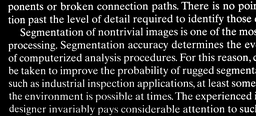
#> input picture Problem 8/resource/Fig0929(a)(text_image).tif, 256 x 116 px, shrunk from 2018 x 918 before the run
$ python run.py
#> lines starting #> are read from the running program, lines starting #| are printed output that depends on the picture; after the words box and inside, x2 and y2 are one past the last pixel; in counts of white or black regions, pixels touching at a corner belong together
### Problem 8/morphologyAlgorithm.py
import numpy as np

def erosionOperate(originalImage, B):
    m, n = originalImage.size
    erosionImage = originalImage.copy()
    a, b = B.shape
    x2 = int(b / 2)
    y2 = int(a / 2)

    inputPixMatrix = originalImage.load()
    outputPixMatrix = erosionImage.load()

    for x in range(m):
        for y in range(n):
            if inputPixMatrix[x, y] != 0:
                flag = False
                for i in range(-x2, x2 + 1):
                    for j in range(-y2, y2 + 1):
                        if x + i < 0 or x + i >= m or y + j < 0 or y + j >= n:
                            flag = True
                            break
                        if B[j + y2][i + x2] == 1 and inputPixMatrix[x + i, y + j] == 0:
                                flag = True
                                break
                    if flag == True:
                        outputPixMatrix[x, y] = 0
                        break

    return erosionImage

def dilationOperate(originalImage, B):
    m, n = originalImage.size
    dilationImage = originalImage.copy()
    a, b = B.shape
    x2 = int(b / 2)
    y2 = int(a / 2)

    inputPixMatrix = originalImage.load()
    outputPixMatrix = dilationImage.load()

    for x in range(m):
        for y in range(n):
            if inputPixMatrix[x, y] == 0:
                flag = False
                for i in range(-x2, x2 + 1):
                    for j in range(-y2, y2 + 1):
                        if x + i < 0 or x + i >= m or y + j < 0 or y + j >= n:
                            continue
                        if B[j + y2][i + x2] == 1 and inputPixMatrix[x + i, y + j] != 0:
                            flag = True
                            break
                    if flag == True:
                        outputPixMatrix[x, y] = 255
                        break

    return dilationImage

def reconstructionOperate(originalImage, erosionImage, B):
    m, n = erosionImage.size
    reconstructionImage = erosionImage.copy()

    erosionPixs = erosionImage.load()
    originalPixs = originalImage.load()
    outputPixMatrix = reconstructionImage.load()

    a, b = B.shape
    x2 = int(b / 2)
    y2 = int(a / 2)

    while 1:
        flag1 = True
        for x in range(m):
            for y in range(n):
                if originalPixs[x, y] == 0:
                    if erosionPixs[x, y] != 0:
                        flag1 = False
                    outputPixMatrix[x, y] = 0
                    continue
                if erosionPixs[x, y] == 0:
                    flag2 = False
                    for i in range(-x2, x2 + 1):
                        for j in range(-y2, y2 + 1):
                            if x + i < 0 or x + i >= m or y + j < 0 or y + j >= n:
                                continue
                            if B[j + y2][i + x2] == 1 and erosionPixs[x + i, y + j] != 0:
                                flag2 = True
                                break
                        if flag2 == True:
                            outputPixMatrix[x, y] = 255
                            flag1 = False
                            break
        if flag1 == True:
            break
        erosionImage = reconstructionImage.copy()
        erosionPixs = erosionImage.load()

    return reconstructionImage

def borderClearing(originalImage, B):
    m, n = originalImage.size
    markImage = originalImage.copy()
    borderClearingImage = originalImage.copy()

    originalPixs = originalImage.load()
    borderClearingPixs = borderClearingImage.load()
    markPixs = markImage.load()

    for i in range(m):
        for j in range(n):
            if i == 0 or j == 0 or i == m - 1 or j == n - 1:
                markPixs[i, j] = originalPixs[i, j]
            else:
                markPixs[i, j] = 0

    borderImage = reconstructionOperate(originalImage, markImage, B)
    borderPixs = borderImage.load()
    for i in range(m):
        for j in range(n):
            borderClearingPixs[i, j] = borderClearingPixs[i, j] - borderPixs[i, j]

    return markImage, borderClearingImage

def complementOperate(originalImage):
    complementImage = originalImage.copy()
    complementPixs = complementImage.load()

    m, n = complementImage.size
    for i in range(m):
        for j in range(n):
            complementPixs[i, j] = 255 - complementPixs[i, j]

    return complementImage

def holeFillingOperate(originalImage, B):
    m, n = originalImage.size
    markImage = originalImage.copy()
    maskImage = originalImage.copy()

    inputPixMatrix = originalImage.load()
    markPixs = markImage.load()
    maskPixs = maskImage.load()

    for x in range(m):
        for y in range(n):
            if x == 0 or y == 0 or x == m - 1 or y == n - 1:
                markPixs[x, y] = 255 - inputPixMatrix[x, y]
            else:
                markPixs[x, y] = 0
            maskPixs[x, y] = 255 - inputPixMatrix[x, y]

    fillingHolesImage = reconstructionOperate(maskImage, markImage, B)
    outputPixMatrix = fillingHolesImage.load()

    for x in range(m):
        for y in range(n):
            outputPixMatrix[x, y] = 255 - outputPixMatrix[x, y]

    return markImage, fillingHolesImage

### Problem 8/run.py
from PIL import Image
import matplotlib.pyplot as plt
import numpy as np

import morphologyAlgorithm

def main():
    originalImage = Image.open('./resource/Fig0929(a)(text_image).tif').convert('1')
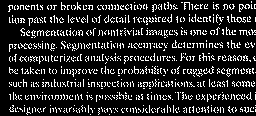
#> originalImage: PIL image 256x116 1; 15.2% white in thin lines or dots

    plt.subplot(2, 2, 1)
    plt.imshow(originalImage, cmap = plt.get_cmap('gray'))
    plt.title('Original')

    B = np.ones((51, 1))
    erosionImage = morphologyAlgorithm.erosionOperate(originalImage, B)
#> erosionImage: PIL image 256x116 1; every value is 0
    plt.subplot(2, 2, 2)
    plt.imshow(erosionImage, cmap = plt.get_cmap('gray'))
    plt.title('Erosion')

    openingOriginalImage = morphologyAlgorithm.dilationOperate(originalImage, B)
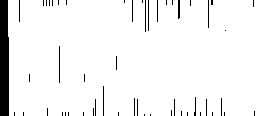
#> openingOriginalImage: PIL image 256x116 1; 94.7% white; 52 black regions (41 under 20 px), largest, box (x1, y1, x2, y2) and area: (0, 0, 9, 116) 1007, (178, 0, 180, 19) 37, (59, 46, 60, 83) 37
    plt.subplot(2, 2, 3)
    plt.imshow(openingOriginalImage, cmap = plt.get_cmap('gray'))
    plt.title('Opening Original')

    B = np.ones((3, 3))
    reconstructionImage = morphologyAlgorithm.reconstructionOperate(originalImage, erosionImage, B)
    plt.subplot(2, 2, 4)
    plt.imshow(reconstructionImage, cmap = plt.get_cmap('gray'))
    plt.title('Reconstruction Opening')

    plt.show()

    plt.subplot(2, 2, 1)
    plt.imshow(originalImage, cmap = plt.get_cmap('gray'))
    plt.title('Original')

    plt.subplot(2, 2, 2)
    complementImage = morphologyAlgorithm.complementOperate(originalImage)
#> complementImage: PIL image 256x116 1; 84.8% white; black in thin lines or dots
    plt.imshow(complementImage, cmap = plt.get_cmap('gray'))
    plt.title('Complement')

    B = np.ones((3, 3))
    plt.subplot(2, 2, 3)
    maskImage, fillingHolesImage = morphologyAlgorithm.holeFillingOperate(originalImage, B)
#> in reconstructionOperate (call 2), `reconstructionImage = erosionImage.copy()`: reconstructionImage: PIL image 256x116 1; 2.4% white in thin lines or dots
#> the loop in reconstructionOperate (call 2), `while 1:` made 59 passes
#> pass 1, in reconstructionOperate (call 2), `erosionImage = reconstructionImage.copy()`:
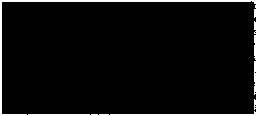
#> erosionImage: PIL image 256x116 1; 4.8% white; 8 white regions (5 under 20 px), largest, box (x1, y1, x2, y2) and area: (0, 0, 256, 116) 1252, (254, 61, 256, 95) 62, (254, 35, 256, 60) 45
    plt.imshow(maskImage, cmap = plt.get_cmap('gray'))
    plt.title('Mark')

    plt.subplot(2, 2, 4)
    plt.imshow(fillingHolesImage, cmap = plt.get_cmap('gray'))
    plt.title('Filling Holes')

    plt.show()
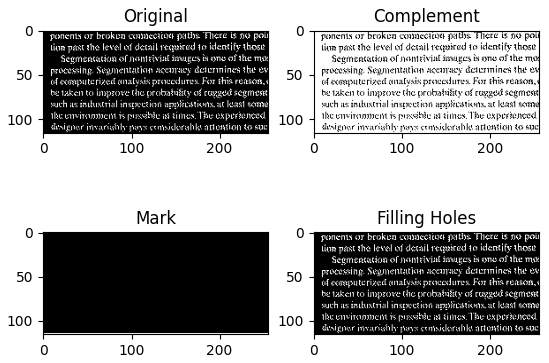
#> figure drawn by matplotlib, 4 panels

    B = np.ones((3, 3))
    plt.subplot(1, 2, 1)
    maskImage2, borderClearingImage = morphologyAlgorithm.borderClearing(originalImage, B)
#> in reconstructionOperate (call 3), `reconstructionImage = erosionImage.copy()`:
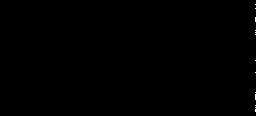
#> reconstructionImage: PIL image 256x116 1; 0.08% white in thin lines or dots, all inside (x1, y1, x2, y2) = (255, 4, 256, 112)
#> in borderClearing, `borderImage = reconstructionOperate(originalImage, markImage, B)`: borderImage: PIL image 256x116 1; 0.15% white in thin lines or dots, all inside (x1, y1, x2, y2) = (251, 4, 256, 112)
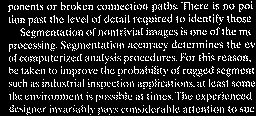
#> borderClearingImage: PIL image 256x116 1; 15% white in thin lines or dots
    plt.imshow(maskImage2, cmap = plt.get_cmap('gray'))
    plt.title('Mark')

    plt.subplot(1, 2, 2)
    plt.imshow(borderClearingImage, cmap = plt.get_cmap('gray'))
    plt.title('Border Clearing')

    plt.show()
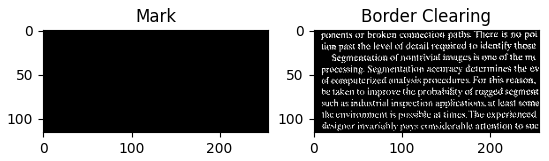
#> figure drawn by matplotlib, 2 panels


if __name__ == '__main__':
    main()
